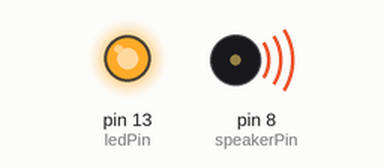
Bench run of a sketch on a simulated Arduino Uno, built with avr-gcc and run on an emulated ATmega328P. Shown: output pins drawn as LEDs (lit = HIGH), buzzer (waves = sounding). Pins used as bus, display or sensor lines are not drawn.

Above: at 0.2 s.
At 11.05 s:
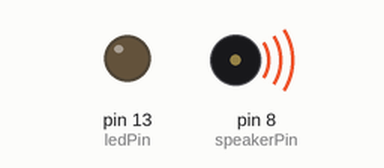
At 13.44 s:
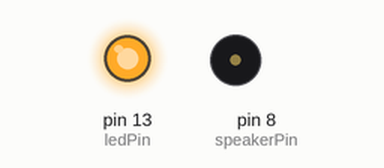
At 21.64 s:
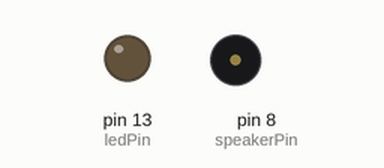
Timing chart, 0 to 29.0 s (numbered marks = the images above):
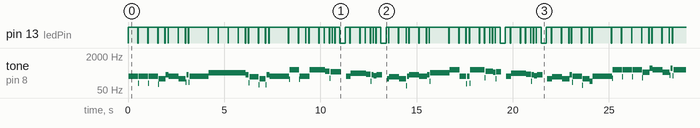

The sketch:

MarchaImperial.ino
```cpp
/*

          Este código foi copiado do professor, e demosntra como gerar uma melodia através de um buzzer piezo. No caso, a melodia criada foi a marcha
     imperial do filme Star Wars.

*/

int ledPin = 13;
int speakerPin = 8;

//speaker connected to one of the PWM ports


#define c 261
#define d 294
#define e 329
#define f 349
#define g 391
#define gS 415
#define a 440
#define aS 455
#define b 466
#define cH 523
#define cSH 554
#define dH 587
#define dSH 622
#define eH 659
#define fH 698
#define fSH 740
#define gH 784
#define gSH 830
#define aH 880
//frequencies for the tones we're going to use
//used http://home.mit.bme.hu/~bako/tonecalc/tonecalc.htm to get these


// --- Funções Auxiliares ---
void march(char oitava);
void beep (unsigned char speakerPin, int frequencyInHertz, long timeInMilliseconds);


void setup()
{
  pinMode(ledPin, OUTPUT);
  // sets the ledPin to be an output
  pinMode(speakerPin, OUTPUT);
  //sets the speakerPin to be an output
}

void loop()     // run over and over again
{
  march(1);
  march(2);
  march(4);


} //end loop

void beep (unsigned char speakerPin, int frequencyInHertz, long timeInMilliseconds)
{
    digitalWrite(ledPin, HIGH);
    //use led to visualize the notes being played

    int x;
    long delayAmount = (long)(1000000/frequencyInHertz);
    long loopTime = (long)((timeInMilliseconds*1000)/(delayAmount*2));
    for (x=0;x<loopTime;x++)    {
        digitalWrite(speakerPin,HIGH);
        delayMicroseconds(delayAmount);
        digitalWrite(speakerPin,LOW);
        delayMicroseconds(delayAmount);
    }

    digitalWrite(ledPin, LOW);
    //set led back to low

    delay(20);
    //a little delay to make all notes sound separate
}

void march(char oitava)
{
    //for the sheet music see:
    //http://www.musicnotes.com/sheetmusic/mtd.asp?ppn=MN0016254
    //this is just a translation of said sheet music to frequencies / time in ms
    //used 500 ms for a quart note

    beep(speakerPin, oitava*a, 500);
    beep(speakerPin, oitava*a, 500);
    beep(speakerPin, oitava*a, 500);
    beep(speakerPin, oitava*f, 350);
    beep(speakerPin, oitava*cH, 150);

    beep(speakerPin, oitava*a, 500);
    beep(speakerPin, oitava*f, 350);
    beep(speakerPin, oitava*cH, 150);
    beep(speakerPin, oitava*a, 1000);
    //first bit

    beep(speakerPin, oitava*eH, 500);
    beep(speakerPin, oitava*eH, 500);
    beep(speakerPin, oitava*eH, 500);
    beep(speakerPin, oitava*fH, 350);
    beep(speakerPin, oitava*cH, 150);

    beep(speakerPin, oitava*gS, 500);
    beep(speakerPin, oitava*f, 350);
    beep(speakerPin, oitava*cH, 150);
    beep(speakerPin, oitava*a, 1000);
    //second bit...

    beep(speakerPin, oitava*aH, 500);
    beep(speakerPin, oitava*a, 350);
    beep(speakerPin, oitava*a, 150);
    beep(speakerPin, oitava*aH, 500);
    beep(speakerPin, oitava*gSH, 250);
    beep(speakerPin, oitava*gH, 250);

    beep(speakerPin, oitava*fSH, 125);
    beep(speakerPin, oitava*fH, 125);
    beep(speakerPin, oitava*fSH, 250);
    delay(250);
    beep(speakerPin, oitava*aS, 250);
    beep(speakerPin, oitava*dSH, 500);
    beep(speakerPin, oitava*dH, 250);
    beep(speakerPin, oitava*cSH, 250);
    //start of the interesting bit

    beep(speakerPin, oitava*cH, 125);
    beep(speakerPin, oitava*b, 125);
    beep(speakerPin, oitava*cH, 250);
    delay(250);
    beep(speakerPin, oitava*f, 125);
    beep(speakerPin, oitava*gS, 500);
    beep(speakerPin, oitava*f, 375);
    beep(speakerPin, oitava*a, 125);

    beep(speakerPin, oitava*cH, 500);
    beep(speakerPin, oitava*a, 375);
    beep(speakerPin, oitava*cH, 125);
    beep(speakerPin, oitava*eH, 1000);
    //more interesting stuff (this doesn't quite get it right somehow)

    beep(speakerPin, oitava*aH, 500);
    beep(speakerPin, oitava*a, 350);
    beep(speakerPin, oitava*a, 150);
    beep(speakerPin, oitava*aH, 500);
    beep(speakerPin, oitava*gSH, 250);
    beep(speakerPin, oitava*gH, 250);

    beep(speakerPin, oitava*fSH, 125);
    beep(speakerPin, oitava*fH, 125);
    beep(speakerPin, oitava*fSH, 250);
    delay(250);
    beep(speakerPin, oitava*aS, 250);
    beep(speakerPin, oitava*dSH, 500);
    beep(speakerPin, oitava*dH, 250);
    beep(speakerPin, oitava*cSH, 250);
    //repeat... repeat

    beep(speakerPin, oitava*cH, 125);
    beep(speakerPin, oitava*b, 125);
    beep(speakerPin, oitava*cH, 250);
    delay(250);
    beep(speakerPin, oitava*f, 250);
    beep(speakerPin, oitava*gS, 500);
    beep(speakerPin, oitava*f, 375);
    beep(speakerPin, oitava*cH, 125);

    beep(speakerPin, oitava*a, 500);
    beep(speakerPin, oitava*f, 375);
    beep(speakerPin, oitava*c, 125);
    beep(speakerPin, oitava*a, 1000);
    //and we're done \ó/
}
```

Measured:
- by itself, pin 13 (ledPin): moves between LOW and HIGH, repeating every 25.2 s
- by itself, tone on pin 8 (speakerPin): plays 220 Hz for 0.48 s, 104 Hz for 0.04 s, 220 Hz for 0.48 s, 104 Hz for 0.04 s, 220 Hz for 0.48 s, 94 Hz for 0.04 s … (418 notes in this stretch)
